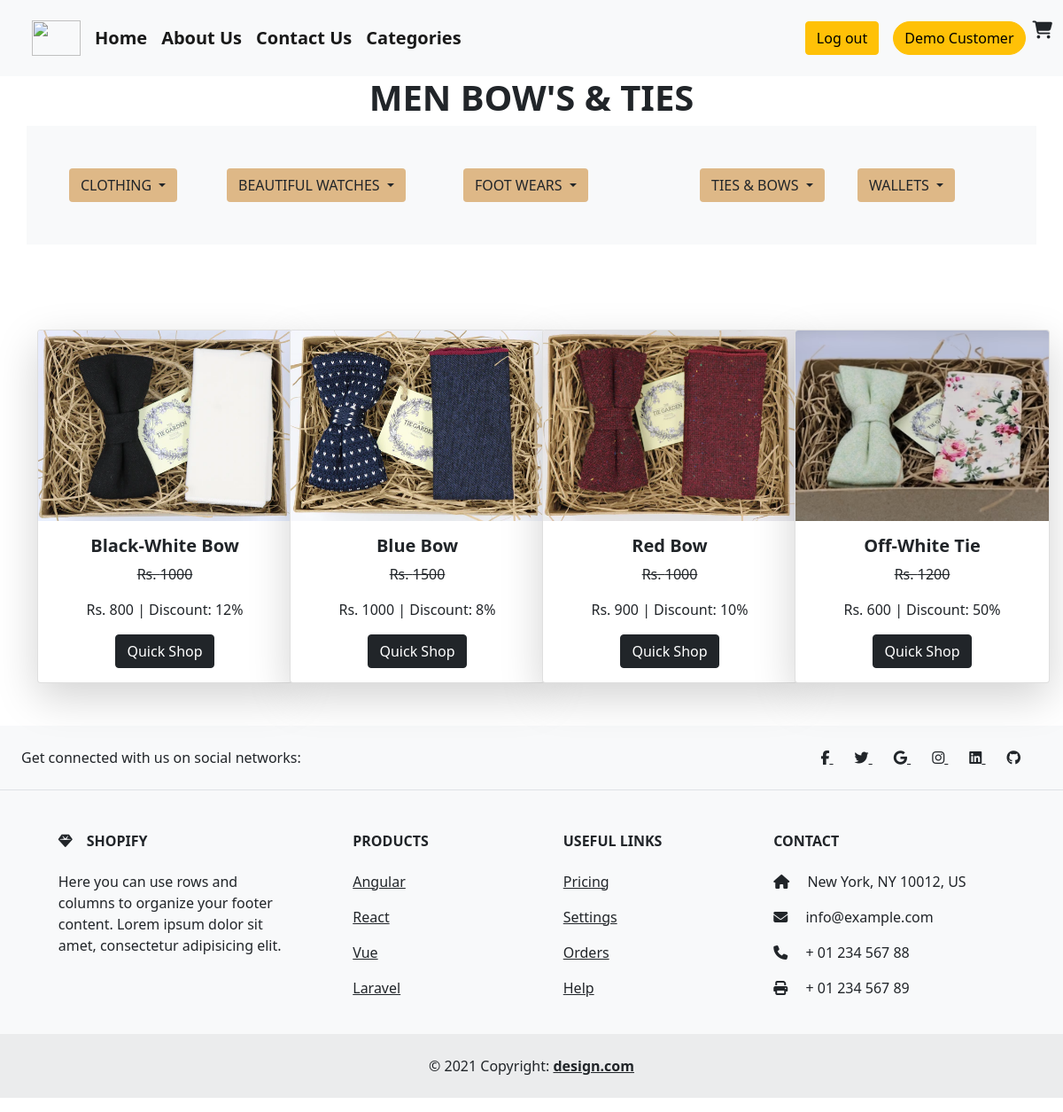
The page /ties.php (signed in) on the database its author committed.
### tables this page shows
CREATE TABLE `details` (
  `id` int(255) NOT NULL AUTO_INCREMENT,
  `name` varchar(255) NOT NULL,
  `description` varchar(255) NOT NULL,
  `dead` varchar(255) NOT NULL,
  `sale` varchar(255) NOT NULL,
  `total` varchar(255) NOT NULL,
  `category` varchar(255) NOT NULL,
  `sub-category` varchar(255) NOT NULL,
  `image` varchar(255) NOT NULL,
  `slider_1` varchar(255) NOT NULL,
  `slider_2` varchar(255) NOT NULL,
  `slider_3` varchar(255) NOT NULL,
  PRIMARY KEY (`id`)
);

### helpers.php (called while the page is built, shortened)
<?php
if (!function_exists('esc')) {
    function e($value)
    {
        return htmlspecialchars((string) $value, ENT_QUOTES, 'UTF-8');
    }
}

### ties.php (the view, shortened to what this page needs)
<?php require_once __DIR__ . '/helpers.php'; ?>
<?php
if (!isset($_SESSION['aid'])) {
    header('location:loginn.php'); exit;
} else {
    $name = $_SESSION['name'];
}
?>
<!DOCTYPE html>
<html lang="en">
<head>
    <link href="https://cdn.jsdelivr.net/npm/bootstrap@5.0.2/dist/css/bootstrap.min.css" rel="stylesheet">
    <link rel="stylesheet" href="https://cdnjs.cloudflare.com/ajax/libs/font-awesome/6.4.2/css/all.min.css">
</head>
<body>
    <nav class="navbar navbar-expand-lg navbar-light bg-light">
        <div class="container-fluid fw-bold">
            <a class="navbar-brand ms-4 rounded-circle" href="#"> <img src="./shopping-cart.png" alt="" height="40px" width="55px"></a>
            <div class="collapse navbar-collapse" id="navbarSupportedContent">
                <ul class="navbar-nav me-auto mb-2 mb-lg-0">
                    <li class="nav-item">
                        <a class="navbar-brand" href="./index1.php">Home</a>
                    </li>
                    <li class="nav-item">
                        <a class="navbar-brand" href="./about1.php">About Us</a>
                    </li>
                    <li class="nav-item">
                        <a class="navbar-brand" href="./contect1.php">Contact Us</a>
                    </li>
                    <li class="nav-item">
                        <a class="navbar-brand" href="./categories1.php">Categories</a>
                    </li>
                </ul>
                <ul style="list-style-type: none;" class="mt-3">
                    <li class="nav-item">
                        <a class="navbar-brand" href="./logout.php"><button class="btn btn-warning">Log out</button></a>
                    </li>
                </ul>
                <form class="d-flex">
                <button class="btn btn-warning rounded-pill me-2"><?php echo e($name); ?></button>
                    <i class="fa fa-cart-shopping fs-5"></i>
                </form>
            </div>
        </div>
    </nav>
    <div class="container">
        <div class="row">
            <div class="col-lg-12 col-md-12">
                <h1 class="text-center fw-bold">MEN BOW'S & TIES</h1>
            </div>
        </div>
    </div>
    <div class="container bg-light p-5">
        <div class="dropdwn row">
            <div class=" arrival col-lg-2 col-md-4">
                <div class="dropdown">
                    <button class="btn dropdown-toggle" type="button" id="dropdownMenuButton1" data-bs-toggle="dropdown" aria-expanded="false" style="background-color:burlywood;">
                        CLOTHING
                    </button>
                </div>
            </div>
            <div class="drp-boys col-lg-3 col-md-4">
                <div class="dropdown">
                    <button class="btn dropdown-toggle" type="button" id="dropdownMenuButton1" data-bs-toggle="dropdown" aria-expanded="false" style="background-color:burlywood;">
                        BEAUTIFUL WATCHES
                    </button>
                </div>
            </div>
            <div class="toddler-kids col-lg-3 col-md-4">
                <div class="dropdown">
                    <button class="btn dropdown-toggle" type="button" id="dropdownMenuButton1" data-bs-toggle="dropdown" aria-expanded="false" style="background-color:burlywood;">
                        FOOT WEARS
                    </button>
                </div>
            </div>
            <div class="drp-girls col-lg-2 col-md-4">
                <div class="dropdown">
                    <button class="btn dropdown-toggle" type="button" id="dropdownMenuButton1" data-bs-toggle="dropdown" aria-expanded="false" style="background-color:burlywood;">
                        TIES & BOWS
                    </button>
                </div>
            </div>
            <div class="eastren col-lg-2 col-md-4">
                <div class="dropdown">
                    <button class="btn dropdown-toggle" type="button" id="dropdownMenuButton1" data-bs-toggle="dropdown" aria-expanded="false" style="background-color:burlywood;">
                        WALLETS
                    </button>
                </div>
            </div>
        </div>
    </div>
    <div class="container mt-5">
        <div class="row">
            <?php
            include 'conn.php';
            $select = "SELECT * FROM `details` WHERE `category` = 'bows'";
            $query = mysqli_query($conn, $select);
            while ($result = mysqli_fetch_array($query)) {
            ?>
                <div class="col-lg-3 col-md-6 text-center mt-5">
                    <div class="card card shadow-lg" style="width: 18rem;">
                        <img src="./admin/upload/<?php echo e($result['image']); ?>" class="card-img-top" alt="...">
                        <div class="card-body">
                            <h5 class="card-title fw-bold"><?php echo e($result['name'])?></h5>
                            <p class="card-text"> <strike>Rs. <?php echo e($result['dead'])?></strike></p>
                            <p class="card-text"> Rs. <?php echo e($result['sale'])?> <span> | Discount: <?php echo e($result['total'])?></span></p>
                            <a href="add-to-cart2.php?id=<?php echo e($result['id']); ?>" class="btn btn-dark">Quick Shop</a>
                        </div>
                    </div>
                </div>
            <?php
            }
            ?>
        </div>
    </div>
    <footer class="text-center text-lg-start bg-light text-dark mb-3 mt-5">
        <section class="d-flex justify-content-center justify-content-lg-between p-4 border-bottom">
            <div class="me-5 d-none d-lg-block">
                <span>Get connected with us on social networks:</span>
            </div>
            <div>
                <a href="" class="me-4 text-reset">
                    <i class="fab fa-facebook-f"></i>
                </a>
                <a href="" class="me-4 text-reset">
                    <i class="fab fa-twitter"></i>
                </a>
                <a href="" class="me-4 text-reset">
                    <i class="fab fa-google"></i>
                </a>
                <a href="" class="me-4 text-reset">
                    <i class="fab fa-instagram"></i>
                </a>
                <a href="" class="me-4 text-reset">
                    <i class="fab fa-linkedin"></i>
                </a>
                <a href="" class="me-4 text-reset">
                    <i class="fab fa-github"></i>
                </a>
            </div>
        </section>
        <section class="">
            <div class="container text-center text-md-start mt-5">
                <div class="row mt-3">
                    <div class="col-md-3 col-lg-4 col-xl-3 mx-auto mb-4">
                        <h6 class="text-uppercase fw-bold mb-4">
                            <i class="fas fa-gem me-3"></i>Shopify
                        </h6>
                        <p>
                            Here you can use rows and columns to organize your footer content. Lorem ipsum
                            dolor sit amet, consectetur adipisicing elit.
                        </p>
                    </div>
                    <div class="col-md-2 col-lg-2 col-xl-2 mx-auto mb-4">
                        <h6 class="text-uppercase fw-bold mb-4">
                            Products
                        </h6>
                        <p>
                            <a href="#!" class="text-reset">Angular</a>
                        </p>
                        <p>
                            <a href="#!" class="text-reset">React</a>
                        </p>
                        <p>
                            <a href="#!" class="text-reset">Vue</a>
                        </p>
                        <p>
                            <a href="#!" class="text-reset">Laravel</a>
                        </p>
                    </div>
                    <div class="col-md-3 col-lg-2 col-xl-2 mx-auto mb-4">
                        <h6 class="text-uppercase fw-bold mb-4">
                            Useful links
                        </h6>
                        <p>
                            <a href="#!" class="text-reset">Pricing</a>
                        </p>
                        <p>
                            <a href="#!" class="text-reset">Settings</a>
                        </p>
                        <p>
                            <a href="#!" class="text-reset">Orders</a>
                        </p>
                        <p>
                            <a href="#!" class="text-reset">Help</a>
                        </p>
                    </div>
                    <div class="col-md-4 col-lg-3 col-xl-3 mx-auto mb-md-0 mb-4">
                        <h6 class="text-uppercase fw-bold mb-4">Contact</h6>
                        <p><i class="fas fa-home me-3"></i> New York, NY 10012, US</p>
                        <p>
                            <i class="fas fa-envelope me-3"></i>
                            info@example.com
                        </p>
                        <p><i class="fas fa-phone me-3"></i> + 01 234 567 88</p>
                        <p><i class="fas fa-print me-3"></i> + 01 234 567 89</p>
                    </div>
                </div>
            </div>
        </section>
        <div class="text-center p-4" style="background-color: rgba(0, 0, 0, 0.05);">
            © 2021 Copyright:
            <a class="text-reset fw-bold" href="">design.com</a>
        </div>
    </footer>
</body>
</html>

### rows shown on the page
details: image (picture), name "Black-White Bow", dead "1000", sale "800", total "12%"
details: image (picture), name "Blue Bow", dead "1500", sale "1000", total "8%"
details: image (picture), name "Red Bow", dead "1000", sale "900", total "10%"
details: image (picture), name "Off-White Tie", dead "1200", sale "600", total "50%"

### other values the page prints
$name "Demo Customer"
